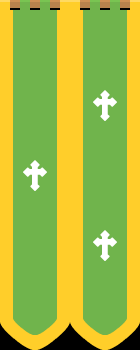

A level layout from a 2D game, rendered from its tile map. Below: a short description, then the map file with its tile-grid data intact:
An orthogonal 2x5 tile map with 70x70 px tiles, 1 tile layer (Capa de Patrones 1).

<map version="1.2" tiledversion="1.2.0" orientation="orthogonal" renderorder="right-down" width="2" height="5" tilewidth="70" tileheight="70" infinite="0" nextlayerid="2" nextobjectid="1">
 <tileset firstgid="1" source="../../Tiles/Tilesheet 1.tsx" />
 <layer id="1" name="Capa de Patrones 1" width="2" height="5">
  <data encoding="csv">
71,71,
95,96,
96,95,
95,96,
119,119
</data>
 </layer>
</map>
